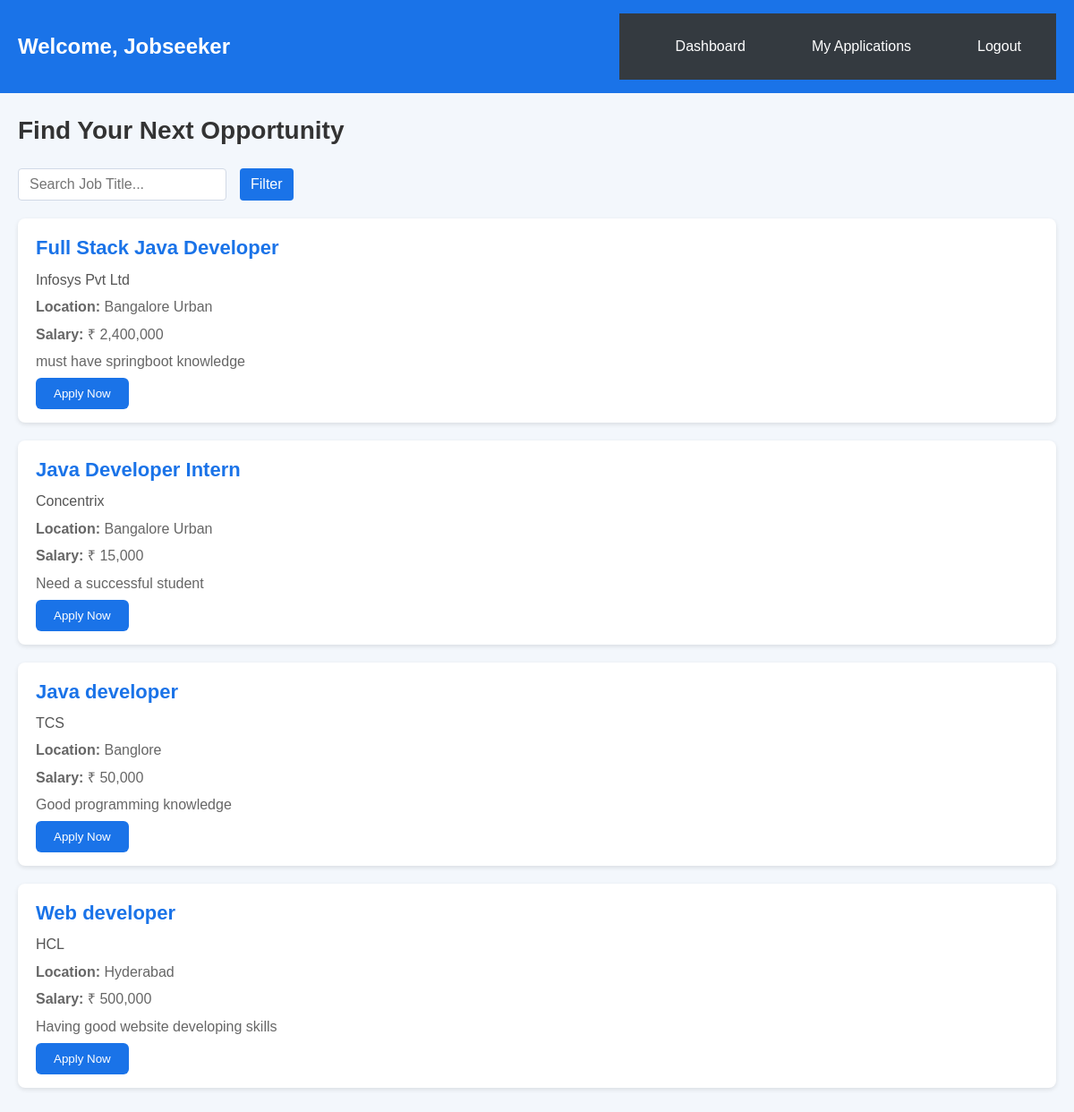
Screenshot of /jobseeker_dashboard.php (signed in) with the database file from the repository.
### tables this page shows
CREATE TABLE `jobs` (
  `id` int(11) NOT NULL,
  `title` varchar(255) NOT NULL,
  `description` text NOT NULL,
  `location` varchar(255) NOT NULL,
  `company` varchar(255) NOT NULL,
  `salary` decimal(10,2) NOT NULL,
  `posted_by` int(11) DEFAULT NULL
);

### jobseeker_dashboard.php (the view, shortened to what this page needs)
<?php
require 'config.php';
$sql_jobs = "SELECT id, title, description, location, company, salary FROM jobs";
$result_jobs = $conn->query($sql_jobs);
$jobs = [];
if ($result_jobs->num_rows > 0) {
    while ($row = $result_jobs->fetch_assoc()) {
        $jobs[] = $row;
    }
}
?>
<!DOCTYPE html>
<html lang="en">
<head>
    <link rel="stylesheet" href="styles.css">
</head>
<body>
<header class="navbar">
    <h1 class="navbar-title">Welcome, Jobseeker</h1>
    <nav class="navbar-menu">
        <ul>
            <li><a href="jobseeker_dashboard.php">Dashboard</a></li>
            <li><a href="job_seeker_applications.php">My Applications</a></li>
            <li><a href="logout.php">Logout</a></li>
        </ul>
    </nav>
</header>
<main>
    <h2>Find Your Next Opportunity</h2>
    <div class="filter-section">
        <input type="text" id="search-job" placeholder="Search Job Title...">
        <button id="filter-btn">Filter</button>
    </div>
    <?php if (!empty($jobs)): ?>
        <?php foreach ($jobs as $job): ?>
            <div class="job-section">
                <div class="job-header">
                    <h3><?= htmlspecialchars($job['title']) ?></h3>
                    <span><?= htmlspecialchars($job['company']) ?></span>
                </div>
                <div class="job-details">
                    <p><strong>Location:</strong> <?= htmlspecialchars($job['location']) ?></p>
                    <p><strong>Salary:</strong> ₹ <?= htmlspecialchars(number_format($job['salary'])) ?></p>
                    <p><?= htmlspecialchars($job['description']) ?></p>
                </div>
                <div class="job-apply">
                    <button onclick="window.location.href='apply_job.php?job_id=<?= $job['id'] ?>'">Apply Now</button>
                </div>
            </div>
        <?php endforeach; ?>
    <?php else: ?>
        <p class="no-jobs">No jobs available at the moment.</p>
    <?php endif; ?>
</main>

### styles.css (style rules this page uses)
* { margin: 0; padding: 0; box-sizing: border-box; font-family: 'Verdana', sans-serif; }
body { color: #444; background-color: #eaeef1; line-height: 1.6; }
header nav { background-color: #343a40; padding: 1.5rem; }
header nav ul { list-style: none; display: flex; justify-content: space-around; }
header nav ul li { margin-left: 1.5rem; }
header nav ul li a { color: #f8f9fa; text-decoration: none; font-weight: bold; transition: color 0.3s; }

### jobseeker_dashboard.php (style rules this page uses)
* { margin: 0; padding: 0; box-sizing: border-box; }
.navbar { display: flex; align-items: center; justify-content: space-between; padding: 15px 20px; background-color: #1a73e8; box-shadow: 0 4px 8px rgba(0, 0, 0, 0.1); }
.navbar-title { color: #fff; font-size: 24px; font-weight: 600; }
.navbar-menu ul { list-style: none; display: flex; gap: 20px; }
.navbar-menu ul li { position: relative; }
.navbar-menu ul li a { color: #ffffff; text-decoration: none; font-weight: 500; padding: 10px 15px; border-radius: 6px; transition: background-color 0.3s ease; font-size: 16px; }
main { padding: 20px; background-color: #f3f7fc; min-height: 100vh; }
h2 { font-size: 28px; color: #333; margin-bottom: 20px; }
.filter-section { display: flex; gap: 15px; margin-bottom: 20px; }
.filter-section input, .filter-section select, .filter-section button { padding: 8px 12px; font-size: 16px; border: 1px solid #d1d9e6; border-radius: 4px; outline: none; }
.filter-section button { background-color: #1a73e8; color: #fff; border: none; cursor: pointer; transition: background-color 0.3s; }
.job-section { background-color: #ffffff; border-radius: 8px; padding: 15px 20px; box-shadow: 0 2px 5px rgba(0, 0, 0, 0.1); margin-bottom: 20px; }
.job-header h3 { color: #1a73e8; font-size: 22px; margin-bottom: 5px; }
.job-header span { font-size: 16px; color: #555; }
.job-details p { color: #666; margin: 5px 0; }
.job-apply button { padding: 10px 20px; background-color: #1a73e8; color: #fff; border: none; border-radius: 6px; cursor: pointer; transition: background-color 0.3s ease; }

### rows the page displays
jobs: title "Full Stack Java Developer", company "Infosys Pvt Ltd", location "Bangalore Urban", salary "2,400,000", description "must have springboot knowledge"
jobs: title "Java Developer Intern", company "Concentrix", location "Bangalore Urban", salary "15,000", description "Need a successful student"
jobs: title "Java developer", company "TCS", location "Banglore", salary "50,000", description "Good programming knowledge"
jobs: title "Web developer", company "HCL", location "Hyderabad", salary "500,000", description "Having good website developing skills"
